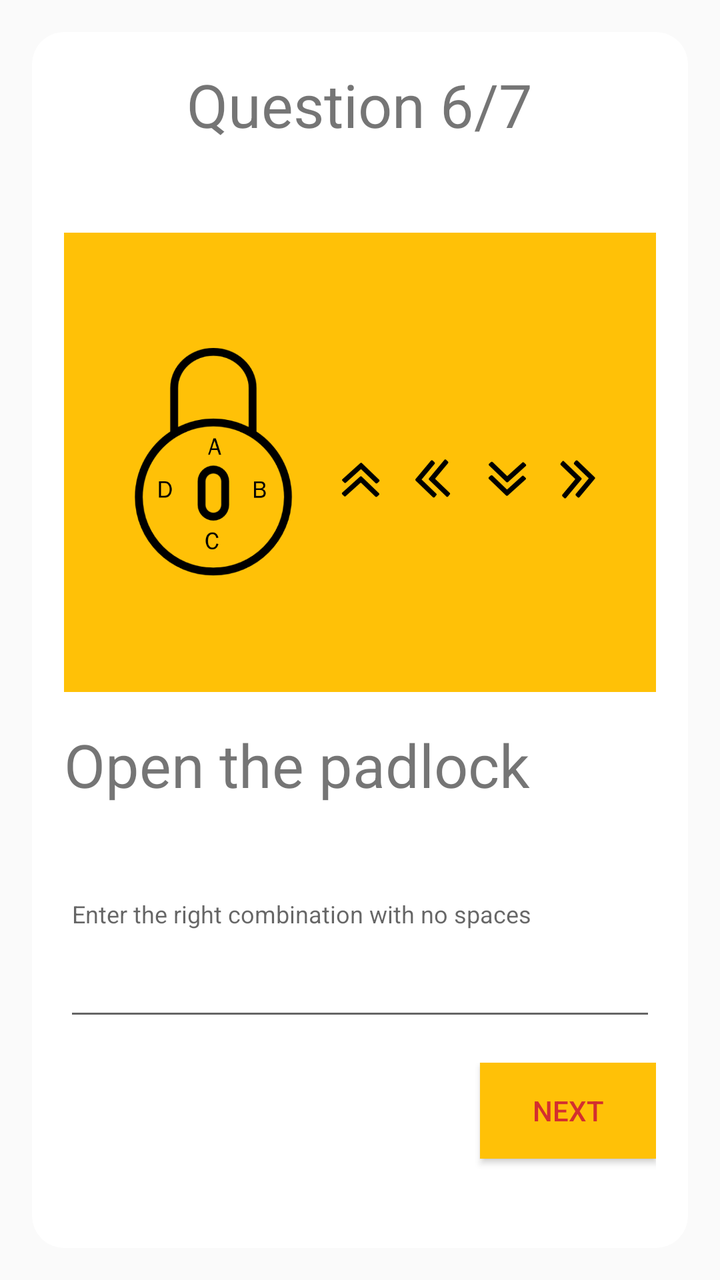
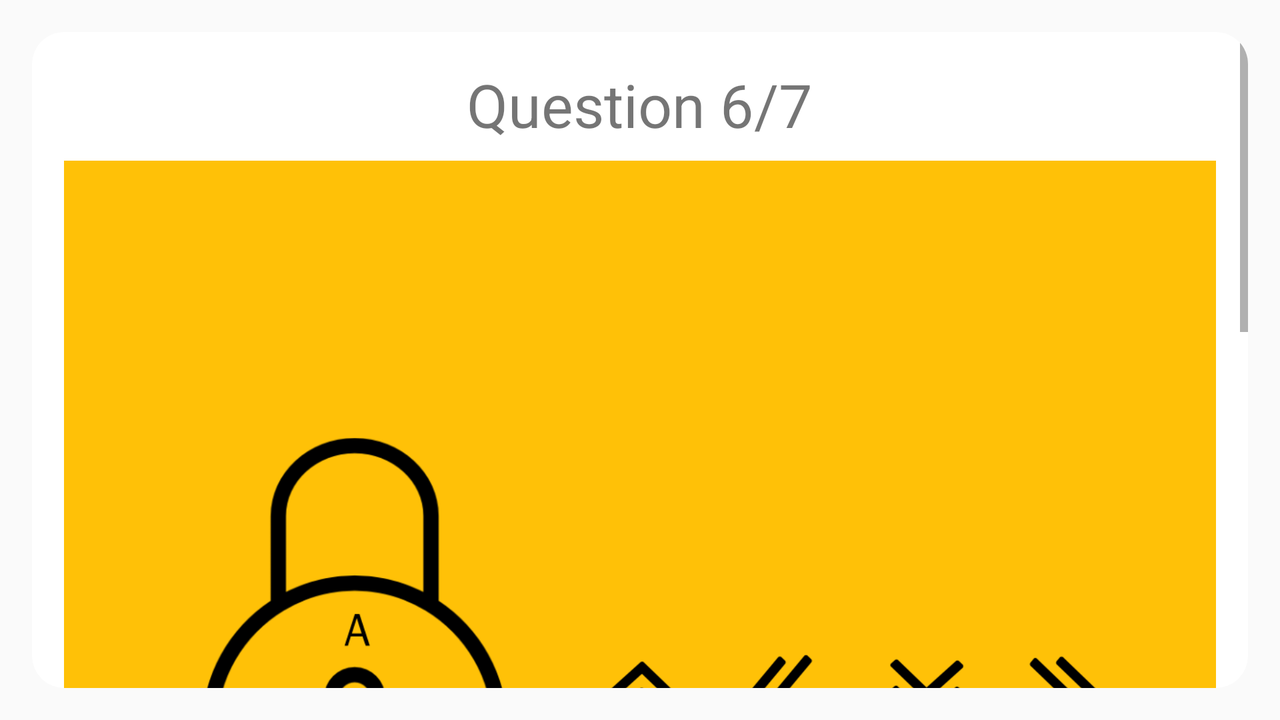

An Android layout and its configuration variant, each rendered on a device that would load it. The default file and the variant file are quoted in full after the pictures.
<!-- AndroidManifest.xml: application theme AppTheme -->
<!-- res/layout/activity_quiz_card_06.xml -->
<?xml version="1.0" encoding="utf-8"?>
<android.support.v7.widget.CardView xmlns:android="http://schemas.android.com/apk/res/android"
    xmlns:app="http://schemas.android.com/apk/res-auto"
    xmlns:tools="http://schemas.android.com/tools"
    android:layout_width="fill_parent"
    android:layout_height="fill_parent"
    app:cardCornerRadius="@dimen/margin"
    android:orientation="vertical"
    tools:context="com.sardegnaisoladicavalli.escapethisquiz.QuizCard06"
    android:layout_margin="@dimen/margin">

    <LinearLayout
        android:layout_width="fill_parent"
        android:layout_height="fill_parent"
        android:orientation="vertical"
        android:layout_margin="@dimen/margin">


        <TextView
            android:id="@+id/card_text"
            android:layout_width="wrap_content"
            android:layout_height="0dp"
            android:layout_weight="1"
            android:text="@string/text6"
            android:layout_gravity="center_horizontal"
            android:textSize="30sp" />


        <ImageView
            android:id="@+id/card_image"
            android:layout_width="match_parent"
            android:layout_height="0dp"
            android:layout_weight="3"
            android:layout_marginTop="@dimen/half_margin"
            android:background="@color/colorAccent"
            android:src="@drawable/padlock"/>


        <TextView
            android:id="@+id/card_question"
            android:layout_width="wrap_content"
            android:layout_height="0dp"
            android:layout_gravity="center_vertical"
            android:layout_weight="1"
            android:layout_marginTop="@dimen/margin"
            android:text="@string/question6"
            android:textSize="30sp" />

        <EditText
            android:id="@+id/padlock_comb"
            android:layout_width="fill_parent"
            android:layout_height="0dp"
            android:layout_weight="1"
            android:gravity="left"
            android:hint="@string/answer6"
            android:inputType="text"
            android:lines="1"
            android:maxLines="1"
            android:textColor="@color/colorPrimaryDark"
            android:textSize="@dimen/text_font_size" />

        <LinearLayout
            android:layout_width="match_parent"
            android:layout_height="0dp"
            android:layout_weight="1"
            android:layout_gravity="center"
            android:orientation="horizontal"
            android:layout_marginTop="@dimen/margin">

            <Button
                android:id="@+id/button_back"
                android:layout_width="0dp"
                android:layout_height="wrap_content"
                android:layout_weight="1"
                android:background="@color/colorAccent"
                android:gravity="center"
                android:text="@string/button_Back"
                android:layout_marginRight="@dimen/margin"
                android:textColor="@color/colorPrimaryDark"
                android:visibility="invisible" />

            <Button
                android:id="@+id/button_submit"
                android:layout_width="0dp"
                android:layout_height="wrap_content"
                android:layout_weight="1"
                android:layout_centerHorizontal="true"
                android:background="@color/colorAccent"
                android:gravity="center"
                android:text="@string/button_Submit"
                android:textColor="@color/colorPrimaryDark"
                android:visibility="invisible" />

            <Button
                android:id="@+id/button_forward"
                android:layout_width="0dp"
                android:layout_height="wrap_content"
                android:layout_weight="1"
                android:background="@color/colorAccent"
                android:layout_marginLeft="@dimen/margin"
                android:gravity="center"
                android:text="@string/button_Next"
                android:onClick="onNextButtonClicked"
                android:textColor="@color/colorPrimaryDark"
                android:visibility="visible" />

        </LinearLayout>


    </LinearLayout>

</android.support.v7.widget.CardView>
<!-- resources referenced by this layout -->
<resources>
  <color name="colorAccent">#FFC107</color>
  <color name="colorPrimaryDark">#D32F2F</color>
  <dimen name="half_margin">8dp</dimen>
  <dimen name="margin">16dp</dimen>
  <dimen name="text_font_size">12sp</dimen>
  <!-- drawable padlock: png bitmap (drawable, 46844 bytes) -->
  <string name="answer6">Enter the right combination with no spaces</string>
  <string name="button_Back">Back</string>
  <string name="button_Next">Next</string>
  <string name="button_Submit">Submit</string>
  <string name="question6">Open the padlock</string>
  <string name="text6">Question 6/7</string>
  <style name="AppTheme" parent="Theme.AppCompat.Light.NoActionBar">
          
          <item name="colorPrimary">@color/colorPrimary</item>
          <item name="colorPrimaryDark">@color/colorPrimaryDark</item>
          <item name="colorAccent">@color/colorAccent</item>
      </style>
  <color name="colorPrimary">#F44336</color>
</resources>
<!-- res/layout-land/activity_quiz_card_06.xml (the repository's variant of the layout above) -->
<!-- drawn on the phone turned sideways -->
<?xml version="1.0" encoding="utf-8"?>
<android.support.v7.widget.CardView xmlns:android="http://schemas.android.com/apk/res/android"
    xmlns:app="http://schemas.android.com/apk/res-auto"
    xmlns:tools="http://schemas.android.com/tools"
    android:layout_width="fill_parent"
    android:layout_height="fill_parent"
    android:layout_margin="@dimen/margin"
    android:orientation="vertical"
    app:cardCornerRadius="@dimen/margin"
    tools:context="com.sardegnaisoladicavalli.escapethisquiz.QuizCard06">

    <ScrollView
        android:layout_width="match_parent"
        android:layout_height="match_parent">

        <LinearLayout
            android:layout_width="fill_parent"
            android:layout_height="fill_parent"
            android:layout_margin="@dimen/margin"
            android:orientation="vertical">


            <TextView
                android:id="@+id/card_text"
                android:layout_width="wrap_content"
                android:layout_height="0dp"
                android:layout_gravity="center_horizontal"
                android:layout_weight="1"
                android:gravity="center"
                android:text="@string/text6"
                android:textSize="30sp" />


            <ImageView
                android:id="@+id/card_image"
                android:layout_width="match_parent"
                android:layout_height="0dp"
                android:layout_marginTop="@dimen/half_margin"
                android:layout_weight="3"
                android:background="@color/colorAccent"
                android:src="@drawable/padlock" />


            <TextView
                android:id="@+id/card_question"
                android:layout_width="wrap_content"
                android:layout_height="0dp"
                android:layout_gravity="center_vertical"
                android:layout_marginTop="@dimen/margin"
                android:layout_weight="1"
                android:gravity="center"
                android:text="@string/question6"
                android:textSize="30sp" />

            <EditText
                android:id="@+id/padlock_comb"
                android:layout_width="fill_parent"
                android:layout_height="0dp"
                android:layout_weight="1"
                android:gravity="left"
                android:hint="@string/answer6"
                android:inputType="text"
                android:lines="1"
                android:maxLines="1"
                android:textColor="@color/colorPrimaryDark"
                android:textSize="@dimen/text_font_size" />

            <LinearLayout
                android:layout_width="match_parent"
                android:layout_height="0dp"
                android:layout_gravity="center"
                android:layout_marginTop="@dimen/margin"
                android:layout_weight="1"
                android:orientation="horizontal">

                <Button
                    android:id="@+id/button_back"
                    android:layout_width="0dp"
                    android:layout_height="wrap_content"
                    android:layout_weight="1"
                    android:background="@color/colorAccent"
                    android:gravity="center"
                    android:text="@string/button_Back"
                    android:layout_marginRight="@dimen/margin"
                    android:textColor="@color/colorPrimaryDark"
                    android:visibility="invisible" />

                <Button
                    android:id="@+id/button_submit"
                    android:layout_width="0dp"
                    android:layout_height="wrap_content"
                    android:layout_weight="1"
                    android:layout_centerHorizontal="true"
                    android:background="@color/colorAccent"
                    android:gravity="center"
                    android:text="@string/button_Submit"
                    android:textColor="@color/colorPrimaryDark"
                    android:visibility="invisible" />

                <Button
                    android:id="@+id/button_forward"
                    android:layout_width="0dp"
                    android:layout_height="wrap_content"
                    android:layout_weight="1"
                    android:background="@color/colorAccent"
                    android:layout_marginLeft="@dimen/margin"
                    android:gravity="center"
                    android:text="@string/button_Next"
                    android:onClick="onNextButtonClicked"
                    android:textColor="@color/colorPrimaryDark"
                    android:visibility="visible" />

            </LinearLayout>


        </LinearLayout>

    </ScrollView>

</android.support.v7.widget.CardView>
